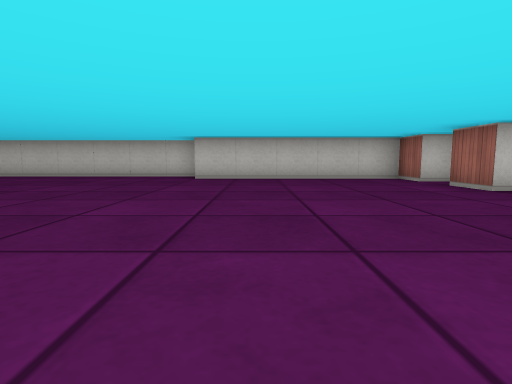
[1] (above)

15 first-person views from a walk through a cub3D ray-caster map. The camera is about half as high as the walls, tilts 6° down and sees 80° across. The floor is counted in squares. Each view is taken from the middle of a square. On the plan, view 1 faces up. The plan holds only what a view shows up to about 9 squares ahead; the rest is blank.

[2]
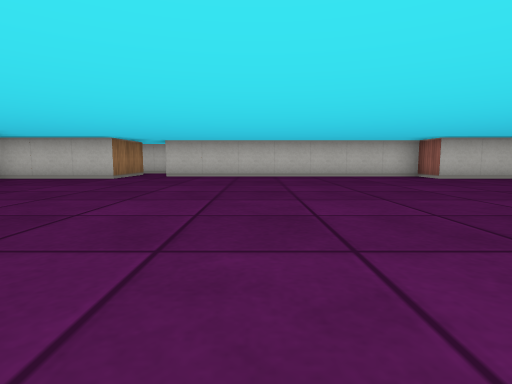

[3]
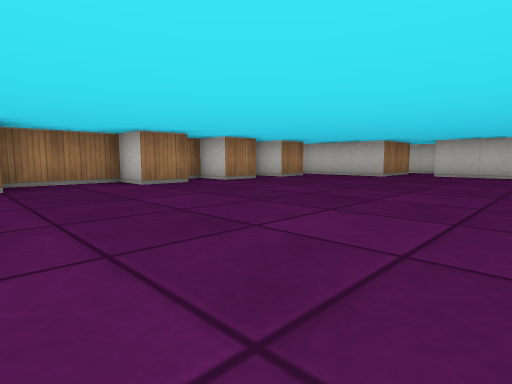

[4]
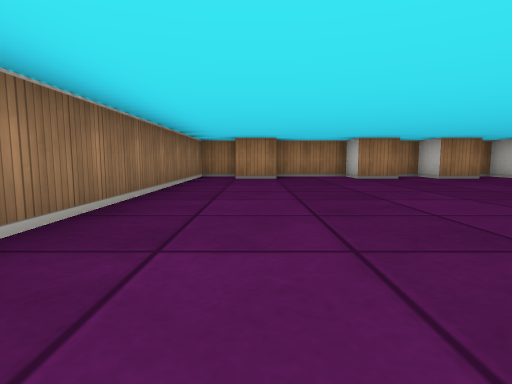

[5]
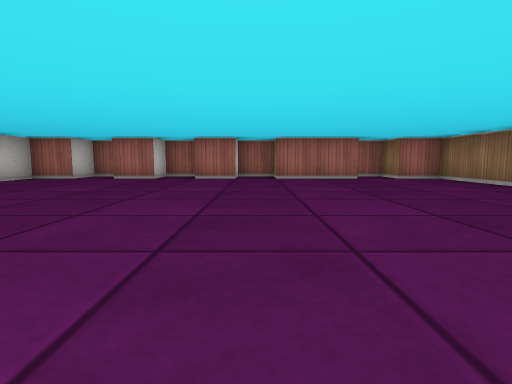

[6]
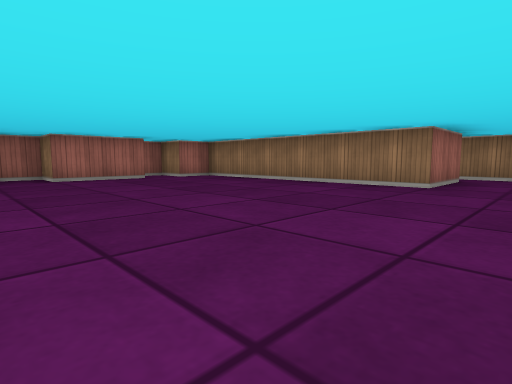

[7]
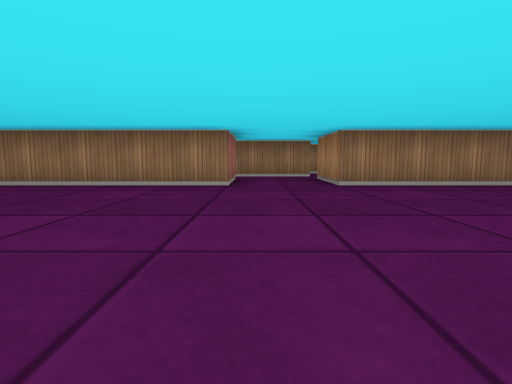

[8]
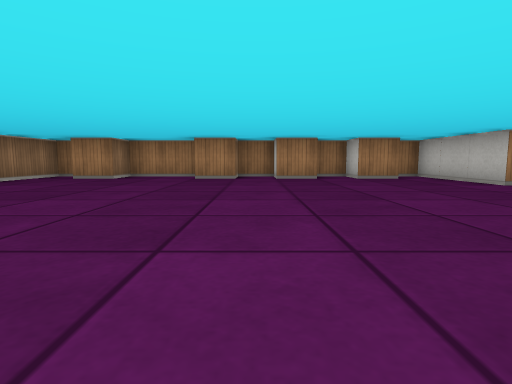

[9]
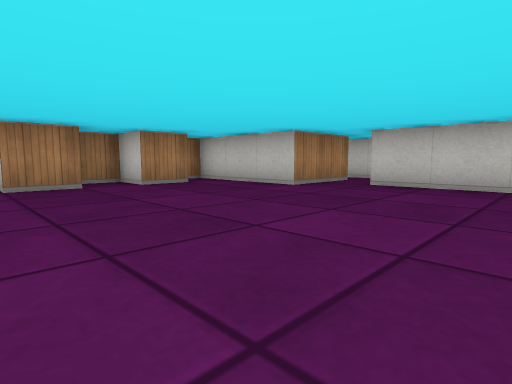

[10]
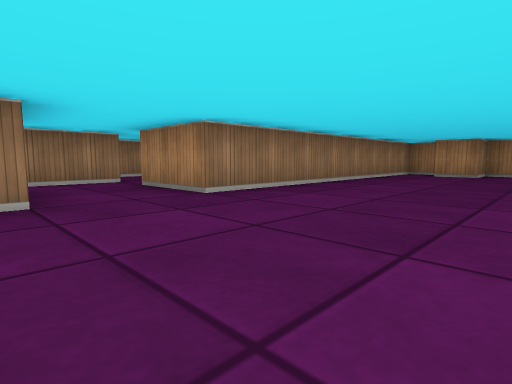

[11]
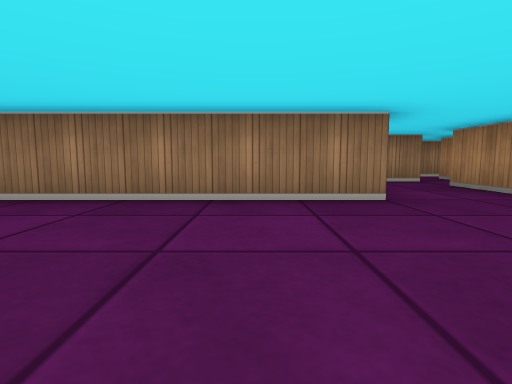

[12]
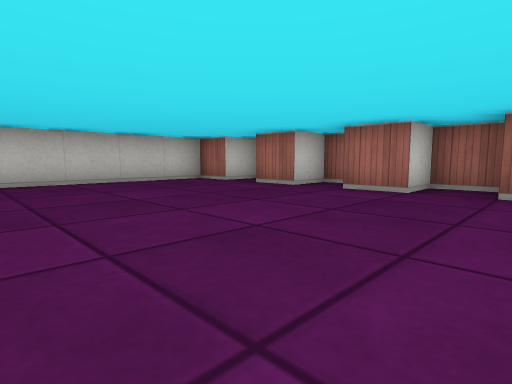

[13]
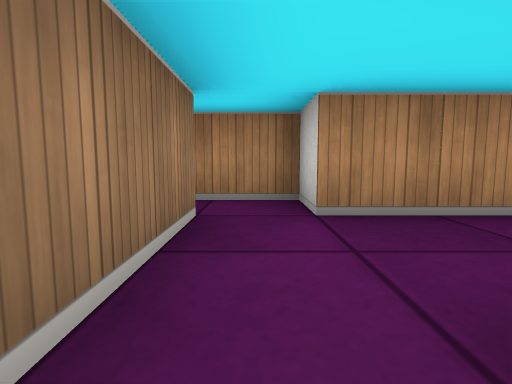

[14]
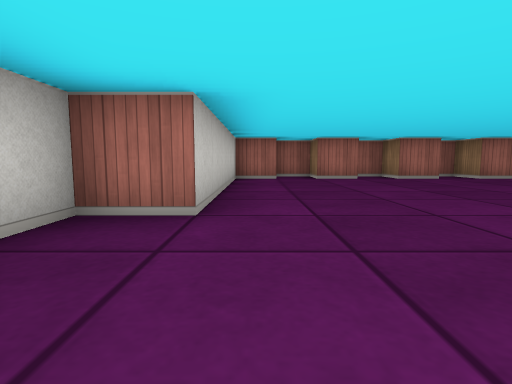

[15]
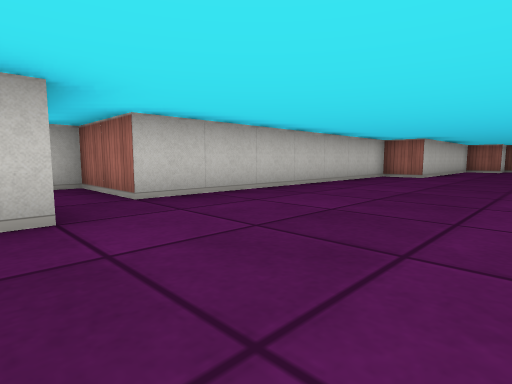

### Floor plan
Points are (right, up) in squares from view 1. A wall is a line through its corners. A room is listed if a view was taken in it or the views show most of it. See-through windows are left out.
Room 1 (views 1, 2, 3, 4, 5, 6, 7, 8, 9, 10, 11, 12, 14, 15)
walls: (-2.5, -2.5) (3.5, -2.5) (3.5, -1.5) (4.5, -1.5) (4.5, -0.8); (-11.5, 4.6) (-11.5, 3.5) (-12.5, 3.5) (-12.5, 2.5) (-11.5, 2.5) (-11.5, 1.5) (-12.5, 1.5) (-12.5, -0.5) (-11.5, -0.5) (-11.5, -1.5); (-11.5, 6.6) (-11.5, 5.5) (-12.5, 5.5) (-12.5, 4.6); (3.5, -0.6) (3.5, 1.5) (4.5, 1.5) (4.5, 2.5) (3.5, 2.5) (3.5, 3.5) (4.5, 3.5) (4.5, 4.5) (3.5, 4.5) (3.5, 5.5) (4.5, 5.5) (4.5, 6.5) (3.5, 6.5) (3.5, 7.5) (-1.5, 7.5) (-1.5, 8.5) (-8.5, 8.5) (-8.5, 9.5); (-9.5, 9.6) (-9.5, 7.5) (-12.5, 7.5) (-12.5, 6.9); (-12.5, -1.5) (-12.5, -2.5) (-4.5, -2.5)
ways out: opening at (-3.5, -3.5) to room 2; opening at (-9, 9)
Room 2 (view 13)
walls: (-2.5, -4.5) (-2.5, -2.5); (-4.5, -2.5) (-4.5, -4.5) (-5.5, -4.5) (-5.5, -5.5); (-4.6, -5.5) (-2.2, -5.5)
ways out: opening at (-3.5, -3.5) to room 1; opening at (-5, -6)

Where each view was taken, in squares from view 1:
view 1: 0 up, 0 right, facing up
view 2: 0 up, 6 left, facing up
view 3: 1 down, 6 left, facing up-left
view 4: 1 down, 4 left, facing left
view 5: 2 up, 4 left, facing right
view 6: 3 up, 4 left, facing down-right
view 7: 3 up, 3 left, facing down
view 8: 3 up, 4 left, facing left
view 9: 3 up, 6 left, facing up-left
view 10: 1 up, 2 left, facing down-left
view 11: 1 up, 1 left, facing down
view 12: 1 up, 1 left, facing up-right
view 13: 5 down, 2 left, facing left
view 14: 7 up, 4 left, facing right
view 15: 5 up, 10 left, facing up-right
